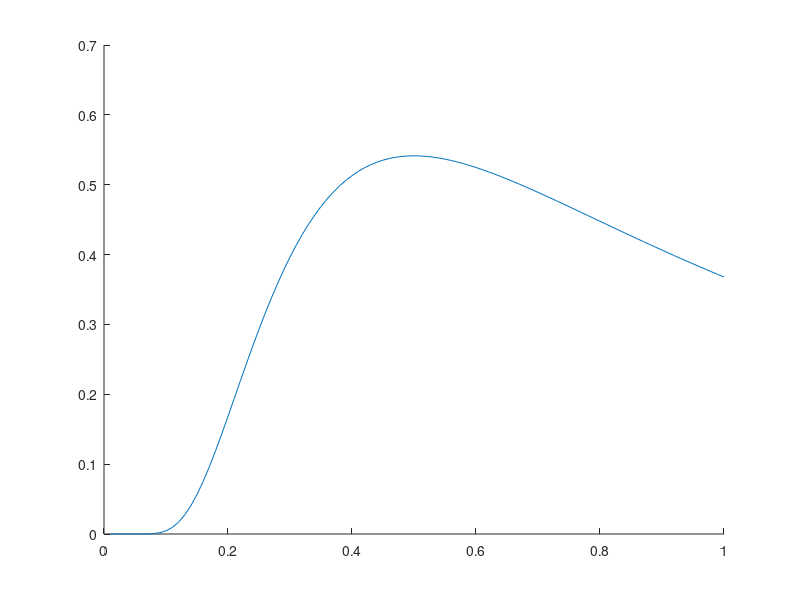

MATLAB code for this plot: (Note: this script raises an error after producing the figure.)
clear;
fig = figure;
hold on;

%
% Problem 2.2 a
%
data = load('dataset1.mat');
X = data.x;
range = 0:0.01:1;

invgam = @(s, a, b) b^a./gamma(a).*s.^(-a-1).*exp(-b./s);

% Use the Log-exp-sum-trick
invgamln = @(s, a, b) exp(a * log(b) - gammaln(a) - (a + 1)*log(s) - (b./s));


% Test 1
prior1 = plot(range, invgamln(range, 1, 1));
posterior1 = plot(range, invgamln(range, alphaN(X, 1), betaN(X, 1)));

% Test 2
prior2 = plot(range, invgamln(range, 10, 1));
posterior2 = plot(range, invgamln(range, alphaN(X, 10), betaN(X, 1)));

%
% Problem 2.2 b
%
MAP = @(a,b) b./(a+1);

M_A = MAP(alphaN(X, 1), betaN(X, 1));
M_B = MAP(alphaN(X, 10), betaN(X, 1));

%
% Problem 2.2 c
%
bF = invgamln(M_A, alphaN(X, 1), betaN(X, 1)) ./ invgamln(M_B, alphaN(X, 10), betaN(X, 1));

legend('Model A prior', 'Model A posterior', 'Model B prior', 'Model B posterior')

saveas(fig, 'problem22.eps', 'epsc')

function alpha = alphaN(x, a)
    [n, ~] = size(x);
    alpha = a + n;
end

function beta = betaN(x, b)
    [n, ~] = size(x);
    mu = 1/n * sum(x);
    s = zeros(n,1);
    for m=1:n
        s(m) = (x(m,:)-mu) * transpose(x(m,:)-mu);
    end
    beta = sum(s)./2 - b;
end